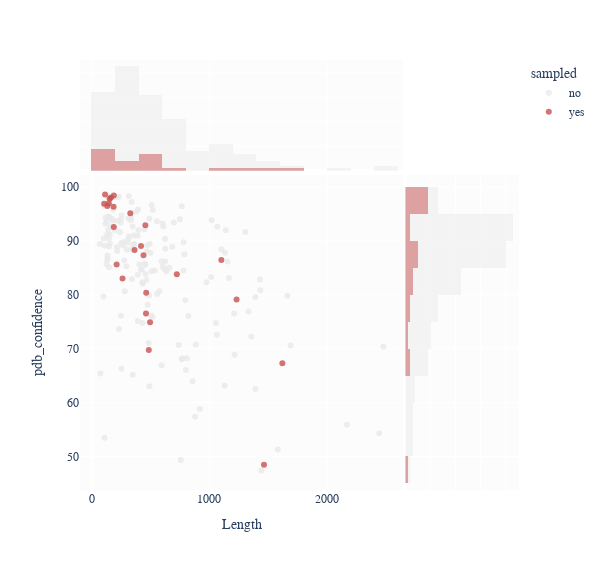

The notebook cell saved with this chart:
### Markdown cell above
# 6. Plot distribution of proteins that were sampled as interactive HTML

### Code cell
fig = px.scatter(
    merged_df, 
    x = 'Length', 
    y = 'pdb_confidence', 
    marginal_x = 'histogram',
    marginal_y = 'histogram',
    color = 'sampled', 
    hover_name = 'protid', 
    hover_data = ['protein', 'Length', 'pdb_confidence'], 
    opacity = 0.8, 
    category_orders = {'sampled': ['no', 'yes']},
    color_discrete_map = {'yes': apc.All['arcadia:dragon'], 'no': apc.All['arcadia:brightgrey']}
)

#fig.update_traces(marker_color = apc.All['arcadia:aegean'])
fig.update_layout(
    plot_bgcolor = apc.All['arcadia:paper'],
    width = 600,
    height = 570,
    font_family = 'Arial'
)
fig.show()

fig.write_html('sampled_proteins.html')

### Figure 1 — Plotly figure (JSON) as saved in the notebook; plotly's stock layout.template omitted (floating-point values rounded to 4 significant figures; data arrays with more than 128 entries replaced by an {"elided": "..."} marker saying what was removed)
{"data": [{"customdata": {"elided": "162x1 str values"}, "hovertemplate": "<b>%{hovertext}</b><br><br>sampled=no<br>Length=%{x}<br>pdb_confidence=%{y}<br>protein=%{customdata[0]}<extra></extra>", "hovertext": {"elided": "162 str values"}, "legendgroup": "no", "marker": {"color": "#EAEAEA", "opacity": 0.8, "symbol": "circle"}, "mode": "markers", "name": "no", "orientation": "v", "showlegend": true, "type": "scatter", "x": {"elided": "162 int values"}, "xaxis": "x", "y": {"elided": "162 float values"}, "yaxis": "y"}, {"alignmentgroup": "True", "bingroup": "x", "hovertemplate": "sampled=no<br>Length=%{x}<br>count=%{y}<extra></extra>", "legendgroup": "no", "marker": {"color": "#EAEAEA"}, "name": "no", "offsetgroup": "no", "opacity": 0.5, "showlegend": false, "type": "histogram", "x": {"elided": "162 int values"}, "xaxis": "x3", "yaxis": "y3"}, {"alignmentgroup": "True", "bingroup": "y", "hovertemplate": "sampled=no<br>pdb_confidence=%{y}<br>count=%{x}<extra></extra>", "legendgroup": "no", "marker": {"color": "#EAEAEA"}, "name": "no", "offsetgroup": "no", "opacity": 0.5, "showlegend": false, "type": "histogram", "xaxis": "x2", "y": {"elided": "162 float values"}, "yaxis": "y2"}, {"customdata": [["Complement factor H"], ["von Hippel–Lindau disease tumor suppressor"], ["Proteasome subunit beta type-5"], ["Macrophage migration inhibitory factor"], ["E3 ubiquitin-protein ligase XIAP"], ["Parkinson disease protein 7"], ["Ubiquitin carboxyl-terminal hydrolase 7"], ["Glycogen synthase kinase-3 beta"], ["HLA class I histocompatibility antigen, A alpha chain"], ["Retinol-binding protein 2"], ["Hemoglobin subunit beta"], ["Dihydrofolate reductase"], ["Retinoic acid receptor RXR-alpha"], ["Peptidyl-prolyl cis-trans isomerase FKBP5"], ["Nuclear receptor coactivator 2"], ["Peptidyl-prolyl cis-trans isomerase A"], ["ALK tyrosine kinase receptor"], ["Polycomb protein EED"], ["GTPase HRas"], ["Phosphatidylinositol 3-kinase regulatory subunit alpha"], ["Immunoglobulin kappa constant"], ["Mitogen-activated protein kinase 10"], ["Cathepsin K"], ["Bile acid receptor"], ["Superoxide dismutase [cu-Zn]"]], "hovertemplate": "<b>%{hovertext}</b><br><br>sampled=yes<br>Length=%{x}<br>pdb_confidence=%{y}<br>protein=%{customdata[0]}<extra></extra>", "hovertext": ["P08603", "P40337", "P28074", "P14174", "P98170", "Q99497", "Q93009", "P49841", "P04439", "P50120", "P68871", "P00374", "P19793", "Q13451", "Q15596", "P62937", "Q9UM73", "O75530", "P01112", "P27986", "P01834", "P53779", "P43235", "Q96RI1", "P00441"], "legendgroup": "yes", "marker": {"color": "#C85152", "opacity": 0.8, "symbol": "circle"}, "mode": "markers", "name": "yes", "orientation": "v", "showlegend": true, "type": "scatter", "x": [1231, 213, 263, 115, 497, 189, 1102, 420, 365, 134, 147, 187, 462, 457, 1464, 165, 1620, 441, 189, 724, 107, 464, 329, 486, 154], "xaxis": "x", "y": [79.11, 85.59, 83.01, 98.59, 74.87, 98.42, 86.44, 89.05, 88.27, 96.45, 96.97, 96.34, 76.51, 92.88, 48.46, 98.02, 67.28, 87.34, 92.56, 83.79, 96.85, 80.36, 95.09, 69.77, 97.82], "yaxis": "y"}, {"alignmentgroup": "True", "bingroup": "x", "hovertemplate": "sampled=yes<br>Length=%{x}<br>count=%{y}<extra></extra>", "legendgroup": "yes", "marker": {"color": "#C85152"}, "name": "yes", "offsetgroup": "yes", "opacity": 0.5, "showlegend": false, "type": "histogram", "x": [1231, 213, 263, 115, 497, 189, 1102, 420, 365, 134, 147, 187, 462, 457, 1464, 165, 1620, 441, 189, 724, 107, 464, 329, 486, 154], "xaxis": "x3", "yaxis": "y3"}, {"alignmentgroup": "True", "bingroup": "y", "hovertemplate": "sampled=yes<br>pdb_confidence=%{y}<br>count=%{x}<extra></extra>", "legendgroup": "yes", "marker": {"color": "#C85152"}, "name": "yes", "offsetgroup": "yes", "opacity": 0.5, "showlegend": false, "type": "histogram", "xaxis": "x2", "y": [79.11, 85.59, 83.01, 98.59, 74.87, 98.42, 86.44, 89.05, 88.27, 96.45, 96.97, 96.34, 76.51, 92.88, 48.46, 98.02, 67.28, 87.34, 92.56, 83.79, 96.85, 80.36, 95.09, 69.77, 97.82], "yaxis": "y2"}], "layout": {"barmode": "overlay", "font": {"family": "Arial"}, "height": 570, "legend": {"title": {"text": "sampled"}, "tracegroupgap": 0}, "margin": {"t": 60}, "plot_bgcolor": "#FCFCFC", "width": 600, "xaxis": {"anchor": "y", "domain": [0, 0.7363], "title": {"text": "Length"}}, "xaxis2": {"anchor": "y2", "domain": [0.7413, 1], "matches": "x2", "showgrid": true, "showline": false, "showticklabels": false, "ticks": ""}, "xaxis3": {"anchor": "y3", "domain": [0, 0.7363], "matches": "x", "showgrid": true, "showticklabels": false}, "xaxis4": {"anchor": "y4", "domain": [0.7413, 1], "matches": "x2", "showgrid": true, "showline": false, "showticklabels": false, "ticks": ""}, "yaxis": {"anchor": "x", "domain": [0, 0.7326], "title": {"text": "pdb_confidence"}}, "yaxis2": {"anchor": "x2", "domain": [0, 0.7326], "matches": "y", "showgrid": true, "showticklabels": false}, "yaxis3": {"anchor": "x3", "domain": [0.7426, 1], "matches": "y3", "showgrid": true, "showline": false, "showticklabels": false, "ticks": ""}, "yaxis4": {"anchor": "x4", "domain": [0.7426, 1], "matches": "y3", "showgrid": true, "showline": false, "showticklabels": false, "ticks": ""}}}
